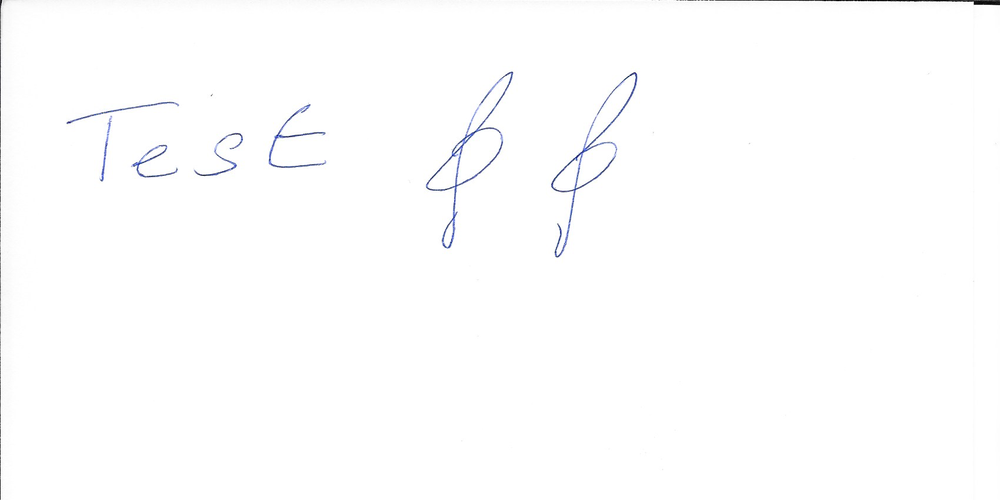
#> input picture input.png, 1000 x 500 px, shrunk from 1700 x 850 before the run
$ python diffuse.py input.png 5 5
#> lines starting #> are read from the running program, lines starting #| are printed output that depends on the picture
import sys
import matplotlib.pyplot as plt
import numpy as np
from PIL import Image
from numba import njit

try :
    file = sys.argv[1]
    name = file.split('.')[0]
except : raise TypeError(f'{sys.argv[0]} usage : ./{sys.argv[0]} <file> <mean_width=5px> <n_iterations=10>')

try : wid = int(sys.argv[2])
except : wid = 5 #px

try : it = int(sys.argv[3])
except : it = 10

print(f'Running {sys.argv[0]} for {file}, {wid}px and {it} iterations.')
####define some functions and use numba to speed up the process
@njit
def process(a, wid=10):
    rep = np.zeros(a.shape)

    for (i,j),k in np.ndenumerate(a[wid:-wid, wid:-wid]):
        (x,y) = (i+wid, j+wid)

        window = a[x-wid:x+wid , y-wid:y+wid]
        rep[x,y] = (np.mean(window))

    return rep

@njit
def diffuse(a, wid=10, iterations=6):
    rep = process(a, wid=wid)
    for i in range(iterations - 1):
        print(f'It. {i+1}/{iterations}...')
        rep = process(rep, wid=wid)

    print('Done !')
    return 255/np.max(rep) * rep


#### let us begin
a = np.asarray(Image.open(file))
#> a is the input picture: shape (500, 1000, 4); mean R, G, B, A 253.6, 253.7, 254, 255
print(a.shape)
#| (500, 1000, 4)
if len(a.shape)-2: a = 255 - a[:,:,0]
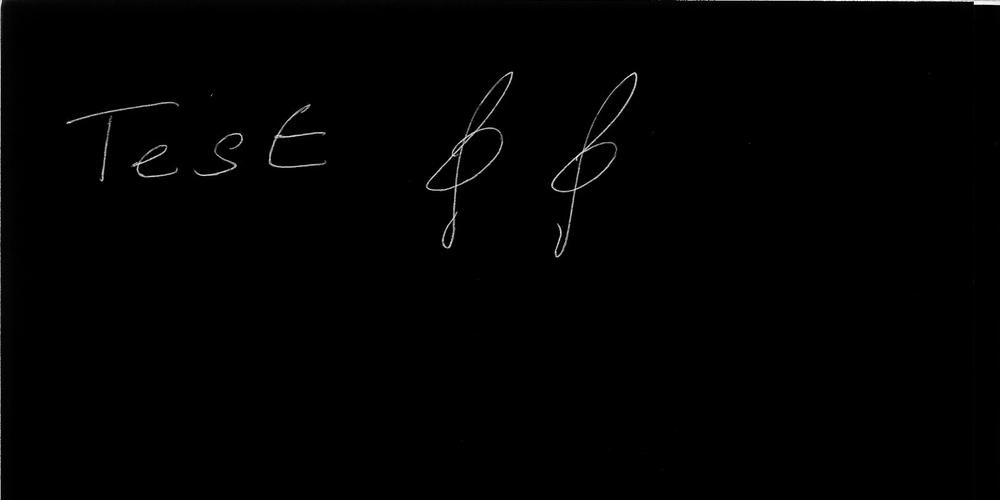
#> a: shape (500, 1000); min 0, max 255, mean 1.4
else :             a = 255 - a

print(f'Image dimensions : {a.shape[1]}.{a.shape[0]}px')
#| Image dimensions : 1000.500px

a = diffuse(a, wid, it)
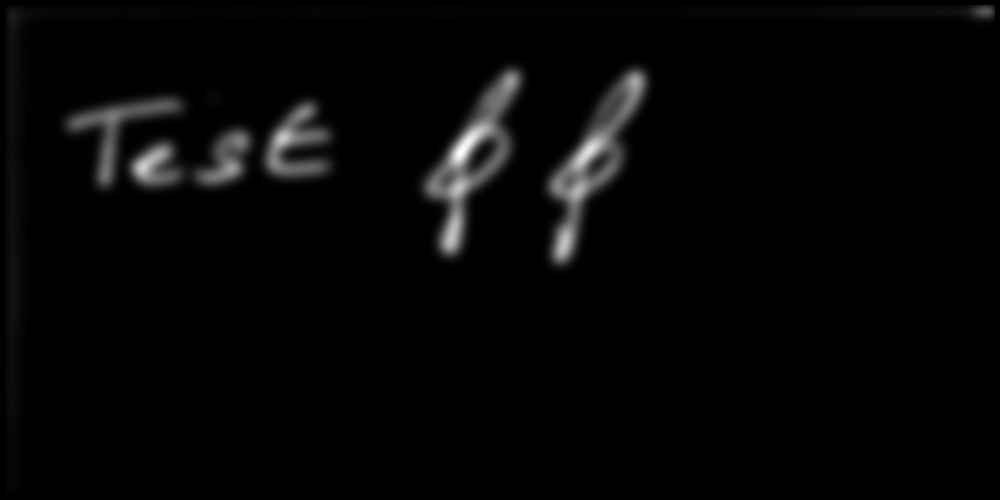
#> a: shape (500, 1000) float64; min 0, max 255, mean 5.9

######
fig = plt.figure()
ax = fig.add_subplot()

im = ax.imshow(a, cmap='magma')

plt.colorbar(im, ax=ax)

ax.set_title(fr'wid_{wid}_it_{it}.png')
plt.show()
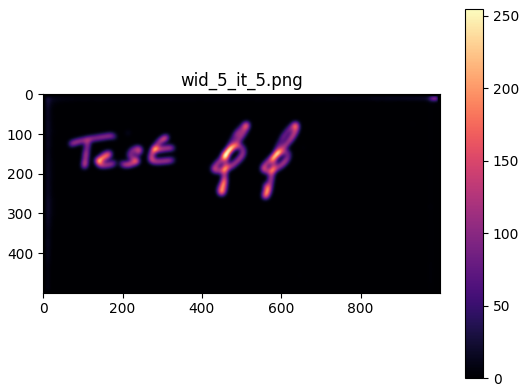
#> figure drawn by matplotlib, 2 panels

# plt.savefig(fr'wid_{wid}_it_{it}.png', dpi=300)

np.savetxt(f'{name}.txt', a)
print(f'Saved output as ./{name}.txt')
